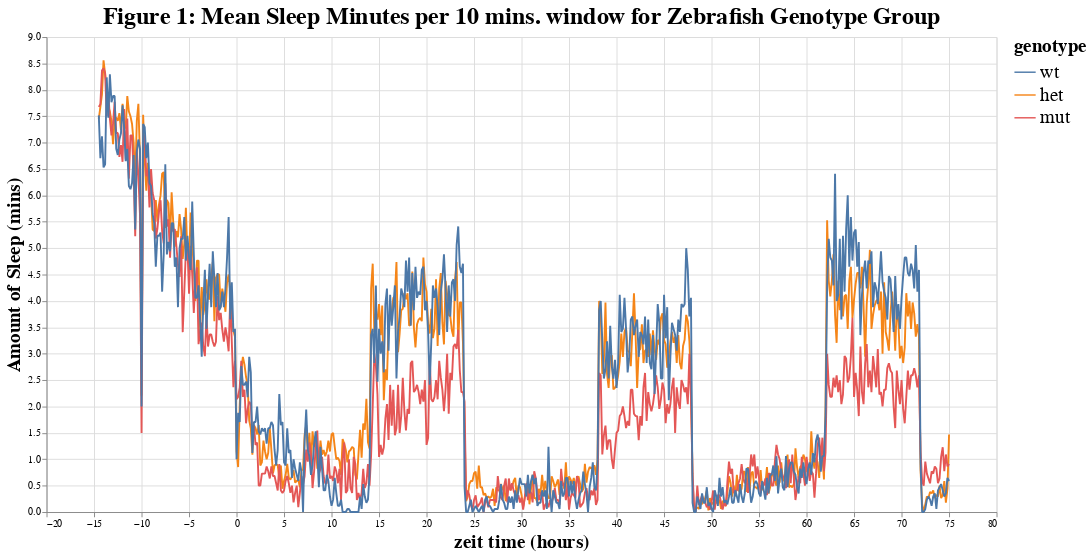

This figure's notebook cell:
### Code cell
# Plot the average sleep minutes for each genotype
alt.Chart(averaged_df_sleep, 
          title = 'Figure 1: Mean Sleep Minutes per 10 mins. window for Zebrafish Genotype Group'
         ).mark_line(
            strokeJoin = 'bevel'
        ).encode(
            x=alt.X('zeit:Q', title = 'zeit time (hours)'),
            y=alt.Y('sleep-mins:Q', title = 'Amount of Sleep (mins)'),
            color=alt.Color('genotype:N', sort=['wt', 'het', 'mut']),
            order = 'zeit:Q'
        ).properties(
            height = 500,
            width = 1000
        ).configure_title(
            fontSize = 25
        ).configure_axis(
            titleFontSize = 20
).configure_legend(
            labelFontSize = 20,
            symbolSize = 500,
            titleFontSize = 20
)

### Figure 1 — Vega-Lite specification as saved in the notebook (floating-point values rounded to 4 significant figures; data arrays with more than 128 entries replaced by an {"elided": "..."} marker saying what was removed)
{"$schema": "https://vega.github.io/schema/vega-lite/v3.4.0.json", "config": {"axis": {"titleFontSize": 20}, "legend": {"labelFontSize": 20, "symbolSize": 500, "titleFontSize": 20}, "mark": {"tooltip": null}, "title": {"fontSize": 25}, "view": {"height": 300, "width": 400}}, "data": {"name": "data-26d44e802a4f7daba3cc536b3acabf06"}, "datasets": {"data-26d44e802a4f7daba3cc536b3acabf06": {"elided": "1614 records"}}, "encoding": {"color": {"field": "genotype", "sort": ["wt", "het", "mut"], "type": "nominal"}, "order": {"field": "zeit", "type": "quantitative"}, "x": {"field": "zeit", "title": "zeit time (hours)", "type": "quantitative"}, "y": {"field": "sleep-mins", "title": "Amount of Sleep (mins)", "type": "quantitative"}}, "height": 500, "mark": {"strokeJoin": "bevel", "type": "line"}, "title": "Figure 1: Mean Sleep Minutes per 10 mins. window for Zebrafish Genotype Group", "width": 1000}
